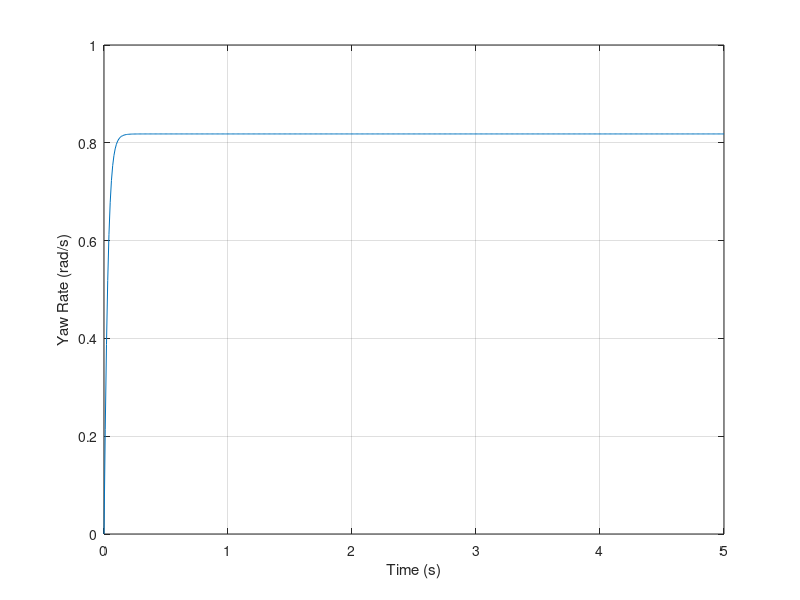
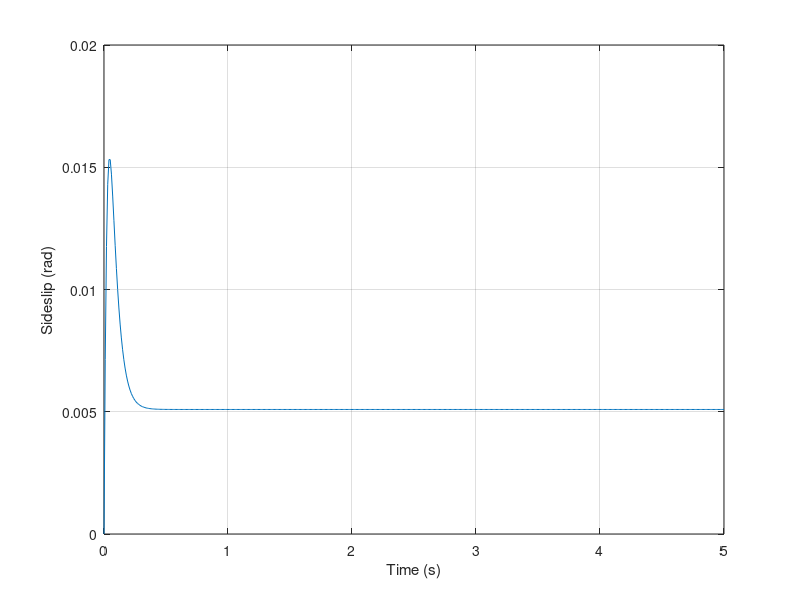

These charts were generated, in order, by the following MATLAB code:
clear; clc

% Vehicle parameters
m  = 300;      % mass (kg)
Iz = 120;      % yaw inertia
a  = 0.8;      % CG to front axle (m)
b  = 0.8;      % CG to rear axle (m)
U  = 15;       % speed (m/s)

% Tire parameters (Pacejka)
B = 10;
C = 1.3;
D = 4000;

% Simulation
dt = 0.01;
t  = 0:dt:5;

beta = zeros(size(t));
r    = zeros(size(t));

delta = deg2rad(5);   % steering angle

for k = 1:length(t)-1

    % Slip angles
    alpha_f = delta - beta(k) - a*r(k)/U;
    alpha_r = -beta(k) + b*r(k)/U;

    % Tire forces
    Fy_f = D*sin(C*atan(B*alpha_f));
    Fy_r = D*sin(C*atan(B*alpha_r));

    % Equations of motion
    beta_dot = (Fy_f + Fy_r)/(m*U) - r(k);
    r_dot    = (a*Fy_f - b*Fy_r)/Iz;

    % Integrate
    beta(k+1) = beta(k) + beta_dot*dt;
    r(k+1)    = r(k) + r_dot*dt;
end

% Plots
figure
plot(t,r)
xlabel('Time (s)')
ylabel('Yaw Rate (rad/s)')
grid on

figure
plot(t,beta)
xlabel('Time (s)')
ylabel('Sideslip (rad)')
grid on
